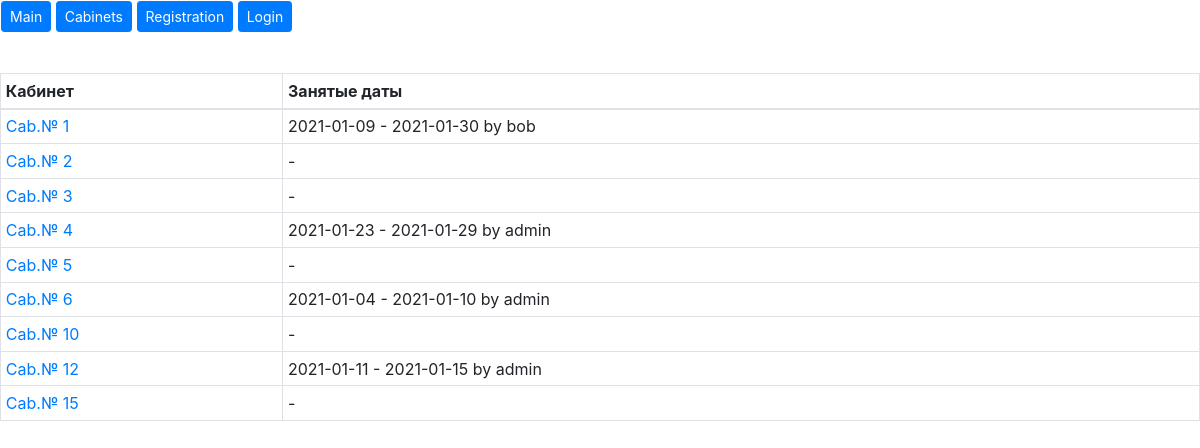
The page /cabinets/ on the database as committed earlier.
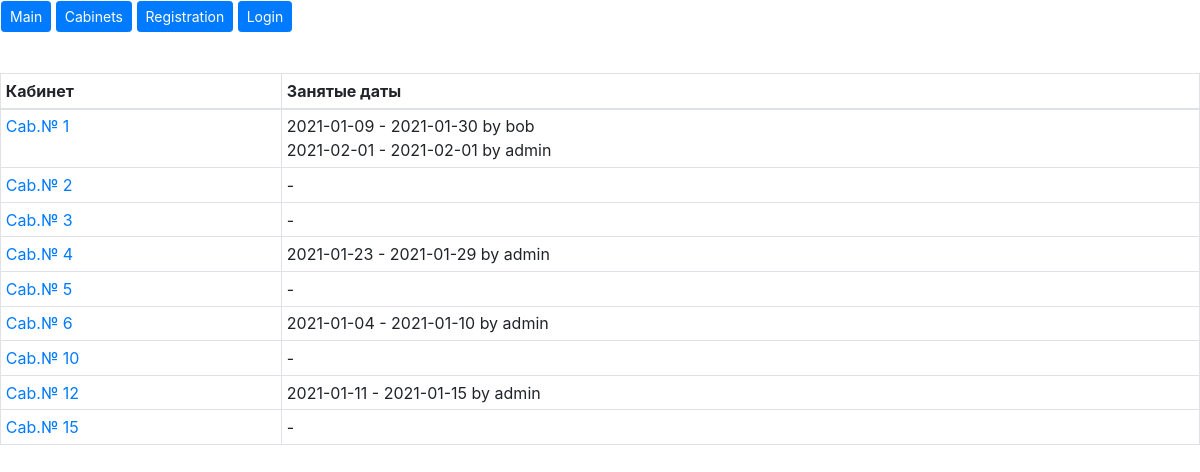
The same page on the database as committed later.
### workspace/models.py (models this page shows, shortened)
class Cabinet(models.Model):
    room_number = models.IntegerField()
    def __str__(self):
        return f"Cab.№ {self.room_number}"

class Booking(models.Model):
    booking_start = models.DateField()
    booking_end = models.DateField()
    cabinet = models.ForeignKey(Cabinet, on_delete=models.CASCADE)
    customer = models.ForeignKey(User, on_delete=models.CASCADE)
    def __str__(self):
        return f"{self.booking_start} - {self.booking_end} by {self.customer}"

### workspace/views.py (the view, shortened to what this page needs)
# urls.py: path('cabinets/', cabinets),
def cabinets(request):
    if request.method == 'GET':
        name = request.user.get_username()
        date_today = date.today()
        cabs = Cabinet.objects.all().order_by('room_number')
        bookings = []
        for cab in cabs:
            bookings.append(Booking.objects.filter(cabinet=cab, booking_end__gte=date_today).order_by('booking_start') or '-')
        cb = list(zip(cabs, bookings))
        date_today = str(date_today)
        context = {'context': cb, 'name': name, 'date': date_today}
        return render(request, 'cabinets.html', context)

### templates/cabinets.html (shortened to what this page needs)
{% extends "base.html" %}
{% block content %}
<br>
<table class="table table-sm table-bordered">
    <thead>
    <tr>
        <th scope="col">Кабинет</th>
        <th scope="col">Занятые даты</th>
    </tr>
    </thead>
    <tbody>
    {% for cabinet, booking in context %}
    <tr>
        <td><a href="/cabinet/{{ cabinet.room_number }}">{{ cabinet }}</a></td>
        <td>
            {% for book in booking %}
            {{ book }}
            <br>
            {% endfor %}
        </td>
    </tr>
    {% endfor %}
    </tbody>
</table>
{% endblock %}

Rows that differ between the two databases and show on the page:
added Booking: booking_start+booking_end+customer "2021-02-01 - 2021-02-01 by admin", shown under Cabinet "Cab.№ 1"
